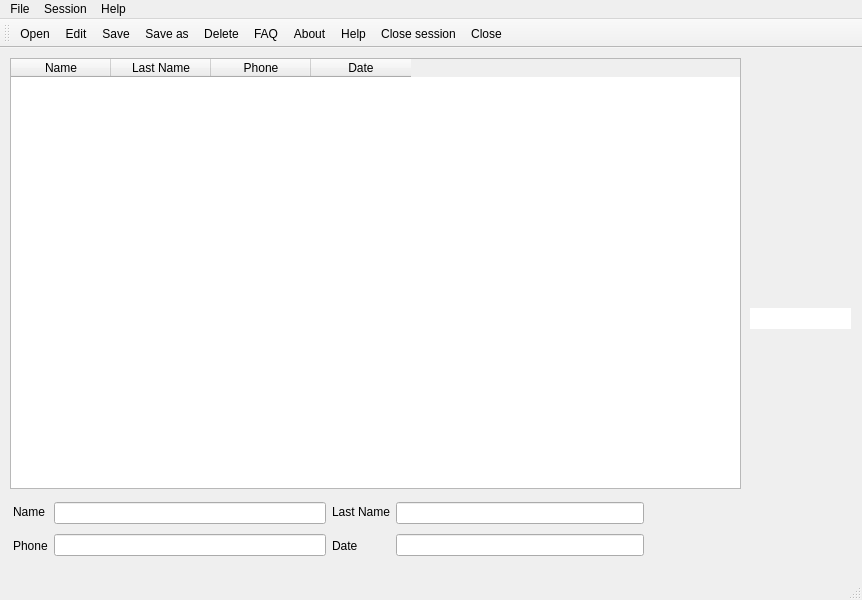
<?xml version="1.0" encoding="UTF-8"?>
<ui version="4.0">
 <class>MainWindow</class>
 <widget class="QMainWindow" name="MainWindow">
  <property name="geometry">
   <rect>
    <x>0</x>
    <y>0</y>
    <width>862</width>
    <height>600</height>
   </rect>
  </property>
  <property name="windowTitle">
   <string>MainWindow</string>
  </property>
  <property name="styleSheet">
   <string notr="true">#add_btn{
	background-image: url(:/icons/icons/update.png);
	background: ;
	border: none;
}

#add_btn:hover{
	border: 1px solid rgb(252, 233, 79);
}

#out_btn{
	
	background-image: url(:/icons/icons/close2.png);
	background: ;
	border: none;
}

#out_btn:hover{
	border: 1px solid rgb(252, 233, 79);
}

#close_btn{
	
	
	background-image: url(:/icons/icons/closes2.png);
	background: ;
	border: none;
}

#close_btn:hover{
	border: 1px solid rgb(252, 233, 79);
}

#delete_btn{
	
	background-image: url(:/icons/icons/delete2.png);
	background: ;
	border: none;
}

#delete_btn:hover{
	border: 1px solid rgb(252, 233, 79);
}

#save_btn{
	
	background-image: url(:/icons/icons/save2.png);
	background: ;
	border: none;
}

#save_btn:hover{
	border: 1px solid rgb(252, 233, 79);
}

#help_btn{
	
	background-image: url(:/icons/icons/help2.png);
	background: ;
	border: none;
}

#help_btn:hover{
	border: 1px solid rgb(252, 233, 79);
}

#line_status{
background:;
border:none;
}</string>
  </property>
  <widget class="QWidget" name="centralwidget">
   <widget class="QPushButton" name="add_btn">
    <property name="geometry">
     <rect>
      <x>660</x>
      <y>450</y>
      <width>89</width>
      <height>61</height>
     </rect>
    </property>
    <property name="styleSheet">
     <string notr="true"/>
    </property>
    <property name="text">
     <string/>
    </property>
   </widget>
   <widget class="QWidget" name="layoutWidget">
    <property name="geometry">
     <rect>
      <x>13</x>
      <y>450</y>
      <width>631</width>
      <height>62</height>
     </rect>
    </property>
    <layout class="QHBoxLayout" name="horizontalLayout_3">
     <item>
      <layout class="QHBoxLayout" name="horizontalLayout">
       <item>
        <layout class="QVBoxLayout" name="verticalLayout_3">
         <item>
          <widget class="QLabel" name="label_name">
           <property name="text">
            <string>Name</string>
           </property>
          </widget>
         </item>
         <item>
          <widget class="QLabel" name="label_phone">
           <property name="text">
            <string>Phone</string>
           </property>
          </widget>
         </item>
        </layout>
       </item>
       <item>
        <layout class="QVBoxLayout" name="verticalLayout_2">
         <item>
          <widget class="QLineEdit" name="line_name"/>
         </item>
         <item>
          <widget class="QLineEdit" name="line_phone"/>
         </item>
        </layout>
       </item>
      </layout>
     </item>
     <item>
      <layout class="QHBoxLayout" name="horizontalLayout_2">
       <item>
        <layout class="QVBoxLayout" name="verticalLayout_4">
         <item>
          <widget class="QLabel" name="label_last">
           <property name="text">
            <string>Last Name</string>
           </property>
          </widget>
         </item>
         <item>
          <widget class="QLabel" name="label_date">
           <property name="text">
            <string>Date</string>
           </property>
          </widget>
         </item>
        </layout>
       </item>
       <item>
        <layout class="QVBoxLayout" name="verticalLayout">
         <item>
          <widget class="QLineEdit" name="line_last"/>
         </item>
         <item>
          <widget class="QLineEdit" name="line_date"/>
         </item>
        </layout>
       </item>
      </layout>
     </item>
    </layout>
   </widget>
   <widget class="QTableWidget" name="tableItems">
    <property name="geometry">
     <rect>
      <x>10</x>
      <y>10</y>
      <width>731</width>
      <height>431</height>
     </rect>
    </property>
    <column>
     <property name="text">
      <string>Name</string>
     </property>
    </column>
    <column>
     <property name="text">
      <string>Last Name</string>
     </property>
    </column>
    <column>
     <property name="text">
      <string>Phone</string>
     </property>
    </column>
    <column>
     <property name="text">
      <string>Date</string>
     </property>
    </column>
   </widget>
   <widget class="QPushButton" name="out_btn">
    <property name="geometry">
     <rect>
      <x>760</x>
      <y>40</y>
      <width>89</width>
      <height>61</height>
     </rect>
    </property>
    <property name="text">
     <string/>
    </property>
   </widget>
   <widget class="QPushButton" name="close_btn">
    <property name="geometry">
     <rect>
      <x>760</x>
      <y>120</y>
      <width>89</width>
      <height>61</height>
     </rect>
    </property>
    <property name="text">
     <string/>
    </property>
   </widget>
   <widget class="QPushButton" name="delete_btn">
    <property name="geometry">
     <rect>
      <x>760</x>
      <y>200</y>
      <width>89</width>
      <height>61</height>
     </rect>
    </property>
    <property name="text">
     <string/>
    </property>
   </widget>
   <widget class="QPushButton" name="save_btn">
    <property name="geometry">
     <rect>
      <x>760</x>
      <y>280</y>
      <width>89</width>
      <height>61</height>
     </rect>
    </property>
    <property name="text">
     <string/>
    </property>
   </widget>
   <widget class="QPushButton" name="help_btn">
    <property name="geometry">
     <rect>
      <x>760</x>
      <y>360</y>
      <width>89</width>
      <height>61</height>
     </rect>
    </property>
    <property name="text">
     <string/>
    </property>
   </widget>
   <widget class="QLineEdit" name="line_status">
    <property name="enabled">
     <bool>false</bool>
    </property>
    <property name="geometry">
     <rect>
      <x>750</x>
      <y>260</y>
      <width>101</width>
      <height>21</height>
     </rect>
    </property>
   </widget>
  </widget>
  <widget class="QMenuBar" name="menubar">
   <property name="geometry">
    <rect>
     <x>0</x>
     <y>0</y>
     <width>862</width>
     <height>22</height>
    </rect>
   </property>
   <widget class="QMenu" name="menuFile">
    <property name="title">
     <string>File</string>
    </property>
    <addaction name="actionSave"/>
    <addaction name="actionSave_as"/>
    <addaction name="actionDelete"/>
    <addaction name="actionClose"/>
    <addaction name="actionOpen"/>
    <addaction name="actionEdit"/>
    <addaction name="actionClear_BD"/>
   </widget>
   <widget class="QMenu" name="menuSession">
    <property name="title">
     <string>Session</string>
    </property>
    <addaction name="actionClose_session"/>
   </widget>
   <widget class="QMenu" name="menuHelp">
    <property name="title">
     <string>Help</string>
    </property>
    <addaction name="actionFAQ"/>
    <addaction name="actionAbout"/>
    <addaction name="actionHelp"/>
   </widget>
   <addaction name="menuFile"/>
   <addaction name="menuSession"/>
   <addaction name="menuHelp"/>
  </widget>
  <widget class="QStatusBar" name="statusbar"/>
  <widget class="QToolBar" name="toolBar">
   <property name="windowTitle">
    <string>toolBar</string>
   </property>
   <attribute name="toolBarArea">
    <enum>TopToolBarArea</enum>
   </attribute>
   <attribute name="toolBarBreak">
    <bool>false</bool>
   </attribute>
   <addaction name="actionOpen"/>
   <addaction name="actionEdit"/>
   <addaction name="actionSave"/>
   <addaction name="actionSave_as"/>
   <addaction name="actionDelete"/>
   <addaction name="actionFAQ"/>
   <addaction name="actionAbout"/>
   <addaction name="actionHelp"/>
   <addaction name="actionClose_session"/>
   <addaction name="actionClose"/>
  </widget>
  <action name="actionSave">
   <property name="icon">
    <iconset>
     <normalon>:/icons/icons/save.png</normalon>
    </iconset>
   </property>
   <property name="text">
    <string>Save</string>
   </property>
  </action>
  <action name="actionSave_as">
   <property name="icon">
    <iconset>
     <normalon>:/icons/icons/saveas.png</normalon>
    </iconset>
   </property>
   <property name="text">
    <string>Save as</string>
   </property>
  </action>
  <action name="actionDelete">
   <property name="icon">
    <iconset>
     <normalon>:/icons/icons/delete.png</normalon>
    </iconset>
   </property>
   <property name="text">
    <string>Delete</string>
   </property>
  </action>
  <action name="actionClose_session">
   <property name="icon">
    <iconset>
     <normalon>:/icons/icons/close.png</normalon>
    </iconset>
   </property>
   <property name="text">
    <string>Close session</string>
   </property>
  </action>
  <action name="actionClose">
   <property name="icon">
    <iconset>
     <normalon>:/icons/icons/closes.png</normalon>
    </iconset>
   </property>
   <property name="text">
    <string>Close</string>
   </property>
  </action>
  <action name="actionFAQ">
   <property name="icon">
    <iconset>
     <normalon>:/icons/icons/faq.png</normalon>
    </iconset>
   </property>
   <property name="text">
    <string>FAQ</string>
   </property>
  </action>
  <action name="actionAbout">
   <property name="icon">
    <iconset>
     <normalon>:/icons/icons/about.png</normalon>
    </iconset>
   </property>
   <property name="text">
    <string>About</string>
   </property>
  </action>
  <action name="actionHelp">
   <property name="icon">
    <iconset>
     <normalon>:/icons/icons/help.png</normalon>
    </iconset>
   </property>
   <property name="text">
    <string>Help</string>
   </property>
  </action>
  <action name="actionOpen">
   <property name="icon">
    <iconset>
     <normalon>:/icons/icons/open.png</normalon>
    </iconset>
   </property>
   <property name="text">
    <string>Open</string>
   </property>
  </action>
  <action name="actionEdit">
   <property name="icon">
    <iconset>
     <normalon>:/icons/icons/edit.png</normalon>
    </iconset>
   </property>
   <property name="text">
    <string>Edit</string>
   </property>
  </action>
  <action name="actionClear_BD">
   <property name="text">
    <string>Clear BD</string>
   </property>
  </action>
 </widget>
 <resources/>
 <connections/>
</ui>
